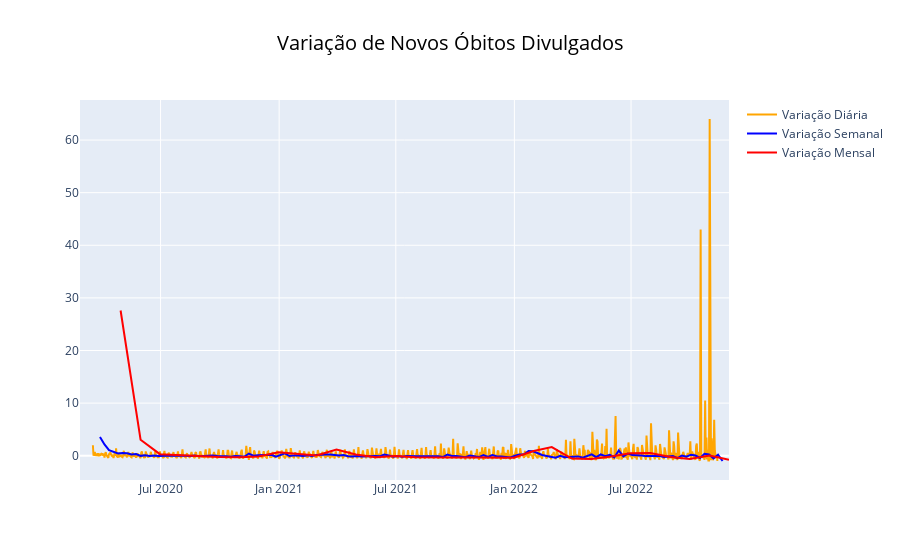

The code cell stored with this chart in its notebook:
### Code cell
# Criando um dicionário para os Dfs
dict_cases = {"days" : days_var[2:], "weeks": weeks_var[2:], "months":months_var[2:]}

# Plotando os Dfs
fig_var_novos_obit_div = go.Figure()
fig_var_novos_obit_div = fig_var_novos_obit_div.add_trace(go.Scatter(x = dict_cases["days"].index,
                               y = dict_cases["days"]["newDeaths"], 
                               name = "Variação Diária",
                               line = dict(color='orange')))

fig_var_novos_obit_div = fig_var_novos_obit_div.add_trace(go.Scatter(x = dict_cases["weeks"].index,
                               y = dict_cases["weeks"]["newDeaths"], 
                               name = "Variação Semanal",
                               line = dict(color='blue')))

fig_var_novos_obit_div = fig_var_novos_obit_div.add_trace(go.Scatter(x = dict_cases["months"].index,
                               y = dict_cases["months"]["newDeaths"], 
                               name = "Variação Mensal",
                               line = dict(color='red')))

fig_var_novos_obit_div.update_layout(
                title='Variação de Novos Óbitos Divulgados',
                title_font_size=20,
                title_font_color='black',
                title_x =0.5)

fig_var_novos_obit_div.show()

### Figure 1 — Plotly figure (JSON) as saved in the notebook; plotly's stock layout.template omitted (floating-point values rounded to 4 significant figures; data arrays with more than 128 entries replaced by an {"elided": "..."} marker saying what was removed)
{"data": [{"line": {"color": "orange"}, "name": "Variação Diária", "type": "scatter", "x": {"elided": "993 str values"}, "y": {"elided": "993 float values"}}, {"line": {"color": "blue"}, "name": "Variação Semanal", "type": "scatter", "x": {"elided": "141 str values"}, "y": {"elided": "141 float values"}}, {"line": {"color": "red"}, "name": "Variação Mensal", "type": "scatter", "x": ["2020-04-30T00:00:00", "2020-05-31T00:00:00", "2020-06-30T00:00:00", "2020-07-31T00:00:00", "2020-08-31T00:00:00", "2020-09-30T00:00:00", "2020-10-31T00:00:00", "2020-11-30T00:00:00", "2020-12-31T00:00:00", "2021-01-31T00:00:00", "2021-02-28T00:00:00", "2021-03-31T00:00:00", "2021-04-30T00:00:00", "2021-05-31T00:00:00", "2021-06-30T00:00:00", "2021-07-31T00:00:00", "2021-08-31T00:00:00", "2021-09-30T00:00:00", "2021-10-31T00:00:00", "2021-11-30T00:00:00", "2021-12-31T00:00:00", "2022-01-31T00:00:00", "2022-02-28T00:00:00", "2022-03-31T00:00:00", "2022-04-30T00:00:00", "2022-05-31T00:00:00", "2022-06-30T00:00:00", "2022-07-31T00:00:00", "2022-08-31T00:00:00", "2022-09-30T00:00:00", "2022-10-31T00:00:00", "2022-11-30T00:00:00"], "y": [27.6, 3.047, 0.3007, 0.08246, -0.1236, -0.2213, -0.2928, -0.1633, 0.6394, 0.3563, 0.03234, 1.193, 0.2308, -0.2874, -0.0592, -0.3088, -0.3693, -0.3244, -0.3208, -0.3755, -0.37, 0.9114, 1.652, -0.5306, -0.6383, -0.15, 0.491, 0.4975, -0.232, -0.6201, 0.02414, -0.7647]}], "layout": {"title": {"font": {"color": "black", "size": 20}, "text": "Variação de Novos Óbitos Divulgados", "x": 0.5}}}
